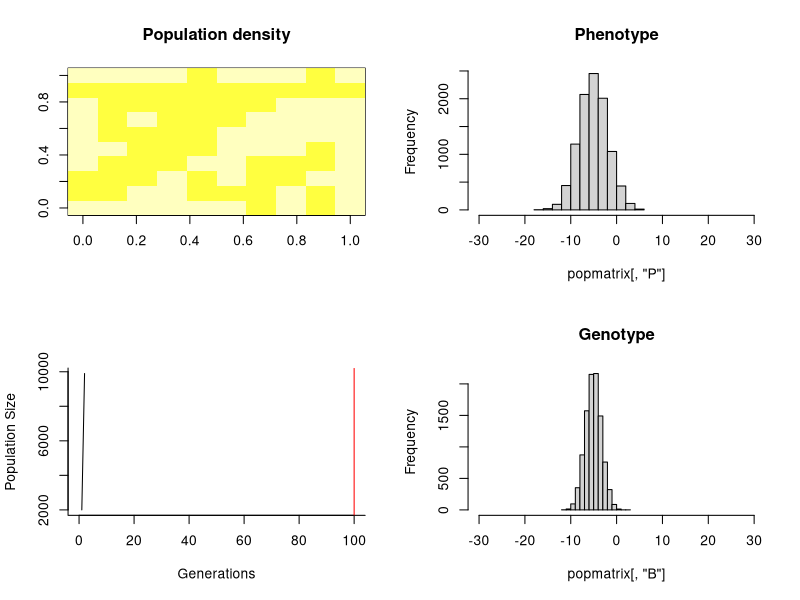
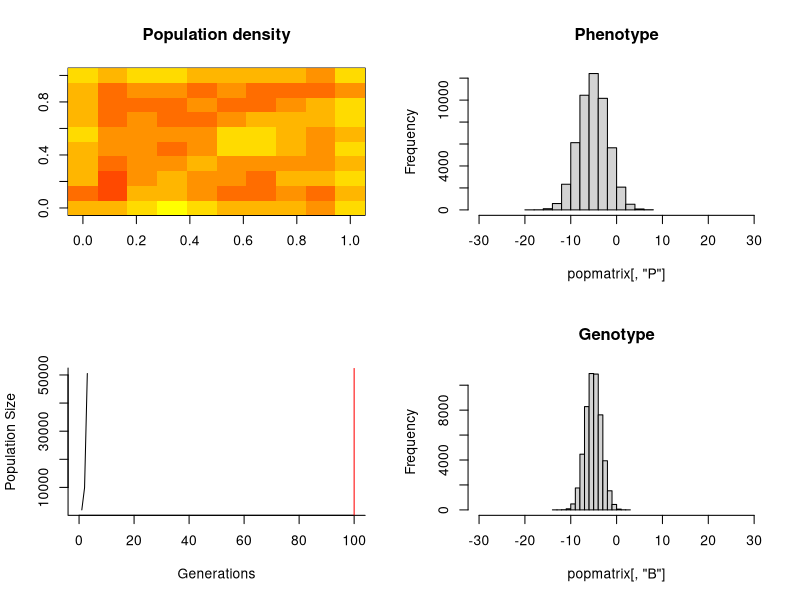
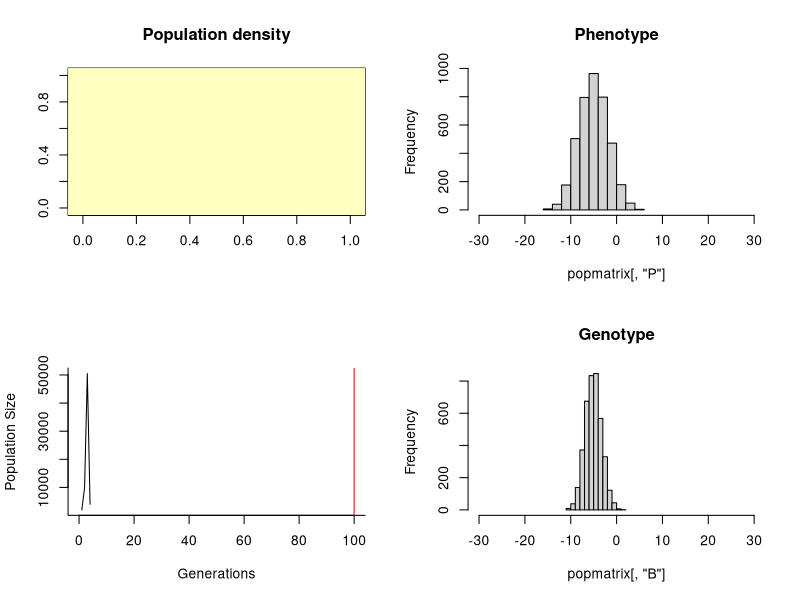
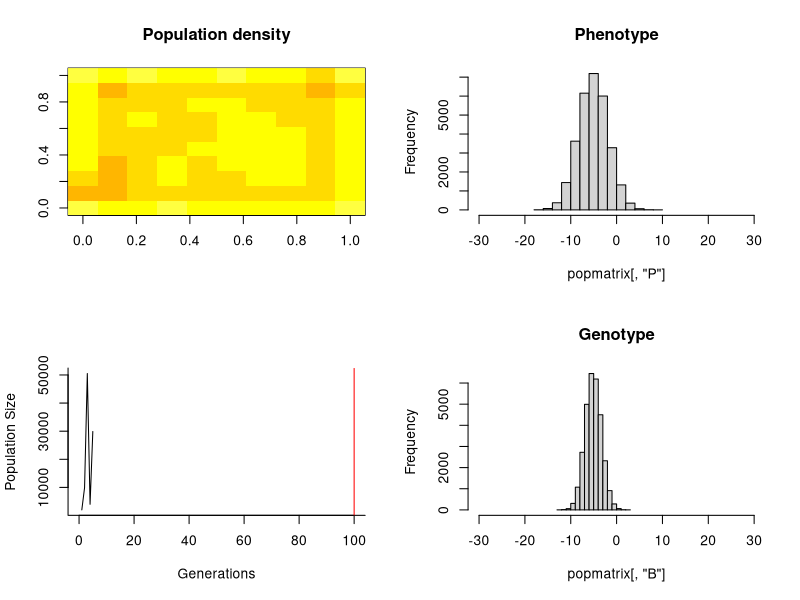
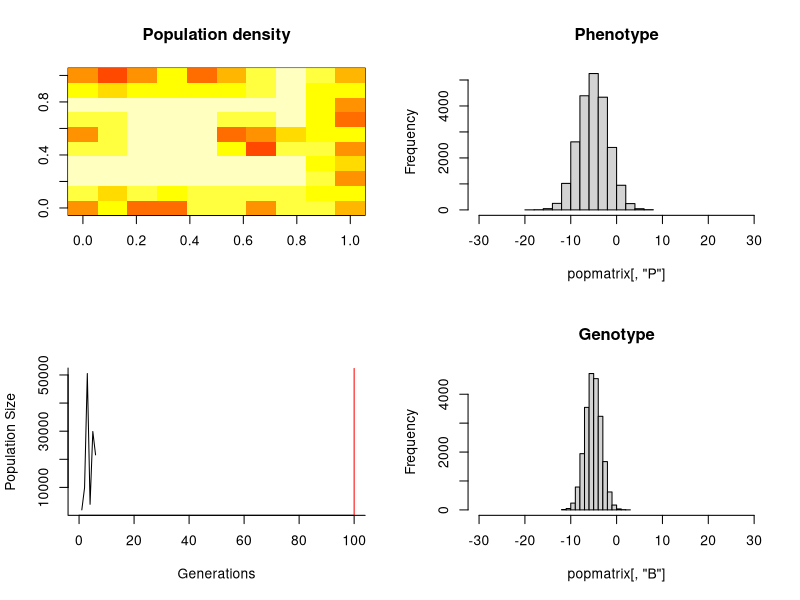
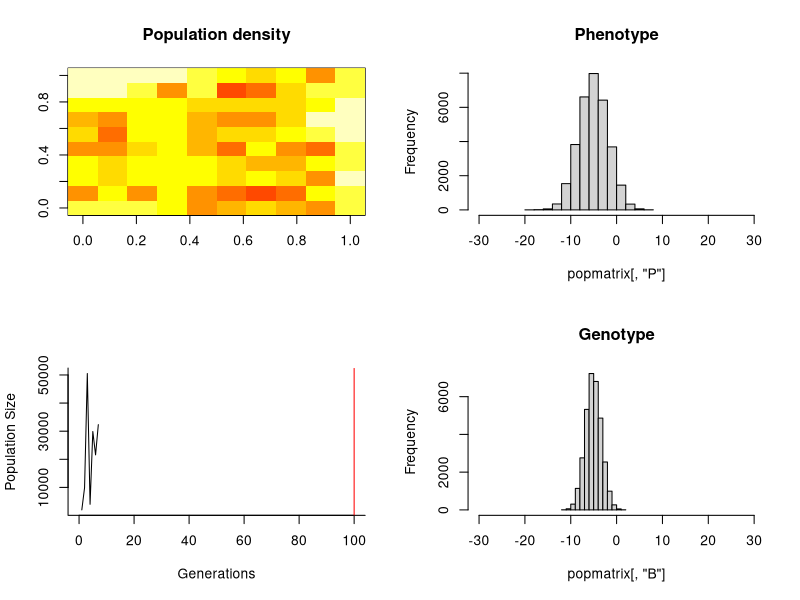
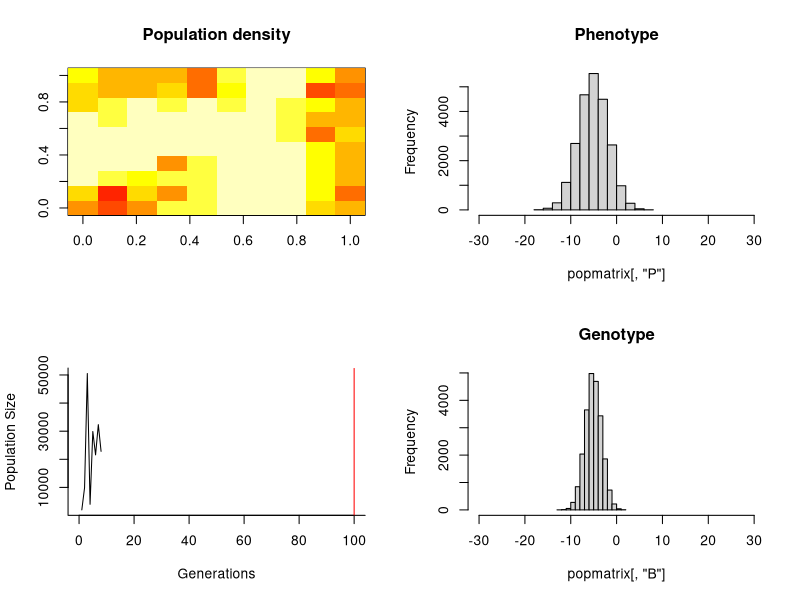
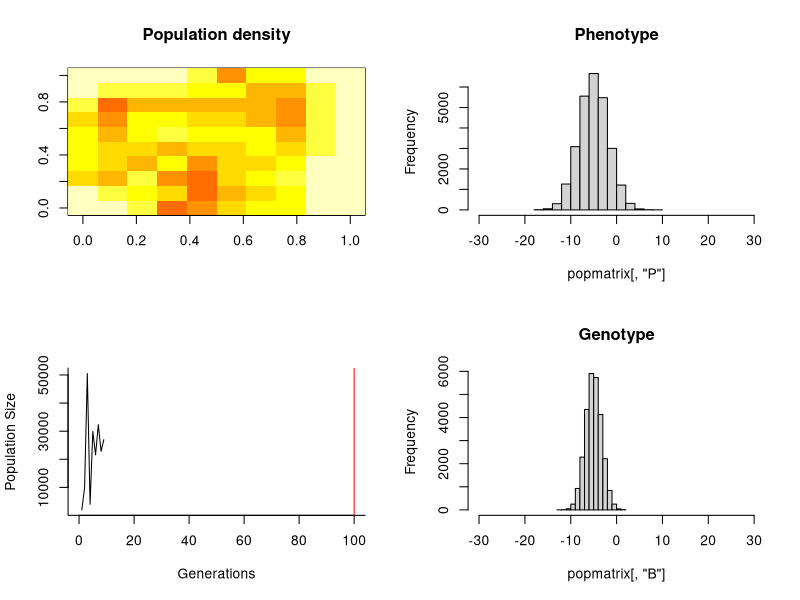

Write R code to recreate these figures, in order.
### Functions and model for doing PVA of quolls under evolution ###

###Note: execution of quantitative genetics is (badly) incorrect and needs to be fixed before evolutionary scenarios can be implemented

#### Ella edited 12/8/14

# Initialises a matrix with n individuals
# individuals have a location (spX, spY) and are generated from
# initial mean breeding value, initial variance in breeding value, and heritability
init.inds<-function(n, spX, spY, init.b, init.p.var, h){
	X<-runif(n, 1, spX+1)%/%1 #grid ref
	Y<-runif(n, 1, spY+1)%/%1
	S<-rbinom(n, 1, 0.5) #sex
	A<-rep(1, n) #age
	b.var<-h*init.p.var
	B<-rnorm(n, init.b, b.var^0.5) # breeding values
	P<-rnorm(n, B, (init.p.var-b.var)^0.5)
	cbind(X, Y, S, A, B, P)		
}

# Function that defines relationship between Phenotype and Fitness (survival)
# threshold: P>0 survives, P<0 dies
fit.func<-function(P){
	P>0
}

#function that creates a list of vectors of male breeding values for each grid cell
b.list.maker<-function(popmat, spX, spY){
	male<-subset(popmat, popmat[,"S"]==1 & popmat[,"A"]>0)
	out<-vector("list", spX*spY)
	for (i in 1:length(male[,1])){
		out[[(male[i,"Y"]-1)*spX+male[i,"X"]]]<-c(out[[(male[i,"Y"]-1)*spX+male[i,"X"]]], male[i,"B"])
	}	
	out
}

#generalised density dependent decay (where alpha < 0)
ddep1<- function(x, beta, alpha) {
	1/(1+exp(-alpha*(x-beta)))
}

#function to sample across a list
sample2<-function(v){
	if (is.null(v)==T) return(NULL)
	else sample(v, 1, T)	
}

#function that reproduces individuals
#density dependance acting on fecundity according to grid cell K (beta)
# takes population matrix
repro<-function(popmat, spX, spY, init.p.var, h, alpha, beta){
	#browser()
	b.var<-h*init.p.var
	if (length(popmat[,1])==0) return(popmat)
	# collect breeding females and their mates' B values
	male<-subset(popmat, popmat[,"S"]==1 & popmat[,"A"]>0)
	if (length(male)==0) return(popmat)
	male<-table(factor(male[,"X"], levels=1:spX), factor(male[,"Y"], levels=1:spY)) #number of males present in each cell
	b.list<-b.list.maker(popmat, spX, spY) #list male Bs by space
	female<-subset(popmat, popmat[,"S"]==0 & popmat[,"A"]>0) #matrix of all adult females
	dens<-table(factor(female[,"X"], levels=1:spX), factor(female[,"Y"], levels=1:spY)) #work out the density of females in each grid cell	
	temp<-(female[,"Y"]-1)*spX+female[,"X"] #matrix indexes for male matrix and blist
	female<-subset(female, male[temp]>0) # matrix of females with available males
	if (nrow(female)==0) return(NULL)
	temp<-temp[which(male[temp]>0)] #update temp
	B.off<-unlist(lapply(b.list[temp], sample2)) #sample a male for each female (replace=T)
	if (length(B.off)==0) return(NULL)
	B.off<-(B.off+female[,"B"])/2 #calculate midparent value	
#matrix of females ordered by grid number
	female<- cbind(B.off, female) # bind offspring B values to their mums
	fdens<-dens[(female[,"Y"]-1)*spX+female[,"X"]] # Density each mum experiences
	dd.off<- ddep1(x=fdens, beta, alpha)
	off.no<-rbinom(nrow(female), 10, dd.off) # max offspring = 10

#get info for next generation and combine
	offspring<-matrix(female[rep(1:nrow(female), off.no),], ncol=7, dimnames=list(NULL, colnames(female)))
	if (is.null(nrow(offspring)) | is.na(nrow(offspring))) return(popmat)
	offspring[,"B"]<-offspring[,"B.off"]
	offspring[,"B"]<-rnorm(nrow(offspring), offspring[,"B"], (b.var/2)^0.5) #mid parent breeding values with variance of surviving offspring
	offspring[,"S"]<-rbinom(nrow(offspring), 1, 0.5) # random sex allocation
	offspring[,"A"]<-rep(0, nrow(offspring))	# age=0
	offspring[,"P"]<-rnorm(nrow(offspring), offspring[,"B"], (init.p.var-b.var)^0.5) #offspring phenotypes
	offspring<-offspring[,-1]
	popmat<-rbind(popmat, offspring)
	popmat
}

# runs the male die off
mdieoff<-function(popmatrix, msurv){
	psurv<-rep(1, length(popmatrix[,1]))
	psurv[which(popmatrix[,"S"]==1 & popmatrix[,"A"]==1)]<-msurv #one year old males
	psurv[which(popmatrix[,"S"]==1 & popmatrix[,"A"]>1)]<-0 #two year old males
	popmatrix<-subset(popmatrix, rbinom(length(popmatrix[,1]), 1, psurv)==1) # probabilistic survival
	popmatrix
}

#ages or kills individuals based on age-specific survival plus fitness
age<-function(popmatrix, selection=F, alpha, fsurv1, fsurv2){
	if (length(popmatrix[,1])==0) return(popmatrix)
	#Survival of adults
	Ad<-subset(popmatrix, popmatrix[,"A"]>0) #Grabs all adults
	psurv<-rep(0, length(Ad[,1])) 
	psurv[which(Ad[,"S"]==0 & Ad[,"A"]==1)]<-fsurv1 #one year old females
	psurv[which(Ad[,"S"]==0 & Ad[,"A"]==2)]<-fsurv2 #two year old females
	psurv[which(Ad[,"S"]==1 & Ad[,"A"]==1)]<-1 #one year old males (already gone through die off)
	if (selection==T) psurv<-psurv*fit.func(Ad[,"P"]) #toad relative fitness
	Ad<-subset(Ad, rbinom(length(Ad[,1]), 1, psurv)==1) # probabilistic survival
	#Survival of juvs only if toads are present (otherwise survival=1)
	Juv<-subset(popmatrix, popmatrix[,"A"]==0)
	psurv<-1
	if (selection==T) psurv<-psurv*fit.func(Juv[,"P"]) #toad relative fitness
	Juv<-subset(Juv, rbinom(length(Juv[,1]), 1, psurv)==1) #surviving juveniles
	# gather survivors, age them and return
	popmatrix<-rbind(Ad, Juv)
	popmatrix[,"A"]<-popmatrix[,"A"]+1
	popmatrix
}


#calculates neighbours on a grid exclusing nonsense neighbours and returns a list of matrices of grid refs
#doesn't include source cell
neighbours.init<-function(spX, spY){
	neigh<-vector("list", length=spX*spY)
	for (x in 1:spX){
		for (y in 1:spY){
			out<-matrix(nrow=8, ncol=2)
			ifelse((x-1)==0, X<-NA, X<-x-1) #correct for indices going to zero
			ifelse((y-1)==0, Y<-NA, Y<-y-1)
			ifelse((y+1)>spY, Yp<-NA, Yp<-y+1) # correct for indices going to > space
			ifelse((x+1)>spX, Xp<-NA, Xp<-x+1)
			# Assign neighbours
			out[1,]<-c(Xp, y)
			out[2,]<-c(X, y)
			out[3,]<-c(x, Y)
			out[4,]<-c(Xp, Y)	
			out[5,]<-c(X, Y)
			out[6,]<-c(x, Yp)
			out[7,]<-c(Xp, Yp)
			out[8,]<-c(X, Yp)
			out<-subset(out, !is.na(apply(out, 1, sum)))
			neigh[[(y-1)*spX+x]]<-out
		}	
	}
	return(neigh)	#return the list
}

# samples a matrix and returns one row of the matrix
matrix.sample<-function(mtrx, size=1){
	mtrx[sample(seq(length(mtrx[,1])), size=size),]	
}

# executes nearest neighbour dispersal where individuals disperse to neighbouring cell with probability=prob.d 
# is called after age!
disperse<-function(popmatrix, n.list, prob.d, spX){
	if (length(popmatrix[,1])==0) return(popmatrix)
	disp<-rbinom(length(popmatrix[,1]), 1, prob.d) # calculate a probability of dispersal
	disp<-which(disp==1 & popmatrix[,"A"]==1)# & popmatrix[,"S"]==1) #get indices of surviving dispersing MALE juveniles
	sub.list<-n.list[(popmatrix[disp,"Y"]-1)*spX+popmatrix[disp,"X"]] #generate list of neighbour matrices
	sub.list<-lapply(sub.list, matrix.sample) #samples one row from each neighbour matrix
	sub.list<-do.call("rbind", sub.list) #places result into a matrix
	popmatrix[disp, 1:2]<-sub.list #assigns new locations back to popmatrix
	popmatrix
}

# runs the model
mother<-function(n=2000, spX=10, spY=10, alpha=-1, fsurv1=0.12, fsurv2=0.02, msurv=0.04, init.b=0, init.p.var=10, h=0.3, gens=50, beta=114.07, prob.d=0.5, sel.time=100, plot=FALSE){
	pop<-init.inds(n, spX, spY, init.b, init.p.var, h) # create a population
	n.list<-neighbours.init(spX, spY) # create a list of neighbours for each cell (individual?)
	popsize<-n
	sel<-FALSE
	for (g in 2:gens){
		pop<-repro(popmat=pop, spX=spX, spY=spY, init.p.var=init.p.var, h=h, alpha=alpha, beta=beta) # females reproduce (density dep)
		pop<-mdieoff(pop, msurv) # males die off
		if (g>sel.time) sel<-TRUE # have toads arrived?
		pop<-age(pop, selection=sel, alpha=alpha, fsurv1=fsurv1, fsurv2=fsurv2) # everyone gets a little older
		pop<-disperse(pop, n.list, prob.d, spX) # and the Juveniles trudge off
		if (length(pop[,1])==0) { # did we go extinct?
			pe<-TRUE
			print(paste("The population went extinct at generation ", g, ":-("))
			break	
		} else {pe<-FALSE }
		popsize<-c(popsize, length(pop[,1])) # new population size appended to popsize vector
		if (plot==T) plotter(pop, popsize, spX, spY, sel.time, gens, fid=g)
	}
	list(pop, popsize)
	#dens<-table(factor(pop[,"X"], levels=1:spX), factor(pop[,"Y"], levels=1:spY))
	#print(dens)
	return(pe)
}

# Runs the model wrt Pobassoo and Astell islands
small.mother<-function(alpha, fsurv1, fsurv2, msurv, beta, init.b=0, init.p.var=10, h=0.3, gens=7, prob.d, sel=FALSE, plot=FALSE){
	#Pobassoo
	# Treat Pobassoo 392 Ha as 5x5 space = 15.68 ha per cell
	spX.pob<-5
	pop.pob<-init.inds(19, spX=spX.pob, spY=spX.pob, init.b, init.p.var, h) #founders
	pop.pob[1:11,"S"]<-0
	pop.pob[12:19, "S"]<-1
	#pop.pob[,"X"]<-sample(1:4, nrow(pop.pob), replace=TRUE) #introduce into 4x4 space
	#pop.pob[,"Y"]<-sample(1:4, nrow(pop.pob), replace=TRUE)
	popsize.pob<-11 #to collect outputs
	sex.rat.pob<-11/8
	
	#Astell
	# treat Astell as 9x9 space = 15.61 ha per cell
	spX.as<-9 
	pop.as<-init.inds(45, spX=spX.as, spY=spX.as, init.b, init.p.var, h) #founders
	pop.as[,"X"]<-2 #start all founders at (2,1)
	pop.as[1:34,"S"]<-0
	pop.as[35:45, "S"]<-1
	#pop.as[,"X"]<-sample(1:7, nrow(pop.as), replace=TRUE) #introduce into 7x7 space
	#pop.as[,"Y"]<-sample(1:7, nrow(pop.as), replace=TRUE)
	popsize.as<-45 #to collect outputs
	sex.rat.as<-34/11
	
	n.list.pob<-neighbours.init(spX=spX.pob, spY=spX.pob)
	n.list.as<-neighbours.init(spX=spX.as, spY=spX.as)
	for (g in 2:gens){
		pop.pob<-repro(pop.pob, spX.pob, spY=spX.pob, init.p.var, h, alpha=alpha, beta=beta)
		pop.pob<-mdieoff(pop.pob, msurv)
		popsize.pob<-c(popsize.pob, length(which(pop.pob[,"S"]==0 & pop.pob[,"A"]>0)))
		sex.rat.pob<-c(sex.rat.pob, length(which(pop.pob[,"S"]==0 & pop.pob[,"A"]>0))/length(which(pop.pob[,"S"]==1 & pop.pob[,"A"]>0)))
		pop.pob<-age(pop.pob, sel, alpha, fsurv1, fsurv2)
		pop.as<-repro(pop.as, spX=spX.as, spY=spX.as, init.p.var, h, alpha=alpha, beta=beta)
		pop.as<-mdieoff(pop.as, msurv)
		popsize.as<-c(popsize.as, length(which(pop.as[,"S"]==0 & pop.as[,"A"]>0)))
		sex.rat.as<-c(sex.rat.as, length(which(pop.as[,"S"]==0 & pop.as[,"A"]>0))/length(which(pop.as[,"S"]==1 & pop.as[,"A"]>0)))
		pop.as<-age(pop.as, sel, alpha, fsurv1, fsurv2)
		pop.as<-disperse(pop.as, n.list.as, prob.d, spX.as)
		if (plot==T) plotter(pop.as, popsize.as, spX=spX.as, spY=spX.as, sel.time=999, gens, 22)
	}	
	keep<-4:7
	popsize.pob<-popsize.pob[keep]
	sex.rat.pob<-sex.rat.pob[keep]
	popsize.as<-popsize.as[keep]
	sex.rat.as<-sex.rat.as[keep]
	c(popsize.pob, sex.rat.pob, popsize.as, sex.rat.as)
}

plotter<-function(popmatrix, popsize, spX, spY, sel.time, gens, fid){
	fname<-paste("simgen", fid, ".png", sep="")
	#png(fname, width=12, height=12, units="cm", res=300)	
	p.summ<-table(factor(popmatrix[,"X"], levels=1:spX), factor(popmatrix[,"Y"], levels=1:spY))
	#p.summ<-tapply(popmatrix[,"P"], list(factor(popmatrix[,"X"], levels=1:spX), factor(popmatrix[,"Y"], levels=1:spY)), mean)
	par(mfrow=c(2, 2))
	image(p.summ, col=rev(heat.colors(10)), breaks=seq(0, 1000, length=11), main="Population density")
	hist(popmatrix[,"P"], xlim=c(-30, 30), main="Phenotype")
	plot(popsize, type="l", ylab="Population Size", xlab="Generations", bty="l", xlim=c(0, gens))
	arrows(sel.time,0,sel.time,100000, length=0, col="red")
	hist(popmatrix[,"B"], xlim=c(-30, 30), main="Genotype")
	#dev.off()
}

mother(h=0.3, init.b=-5, plot=T, gens=100)
